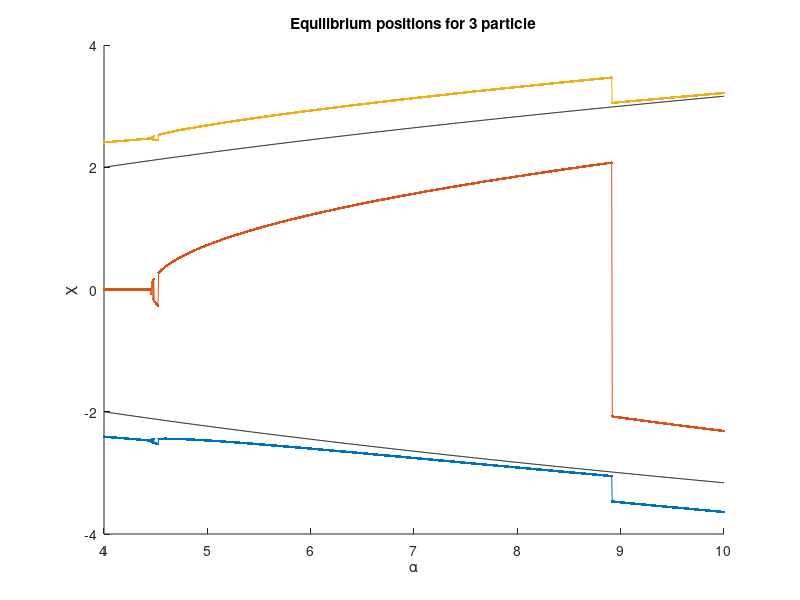
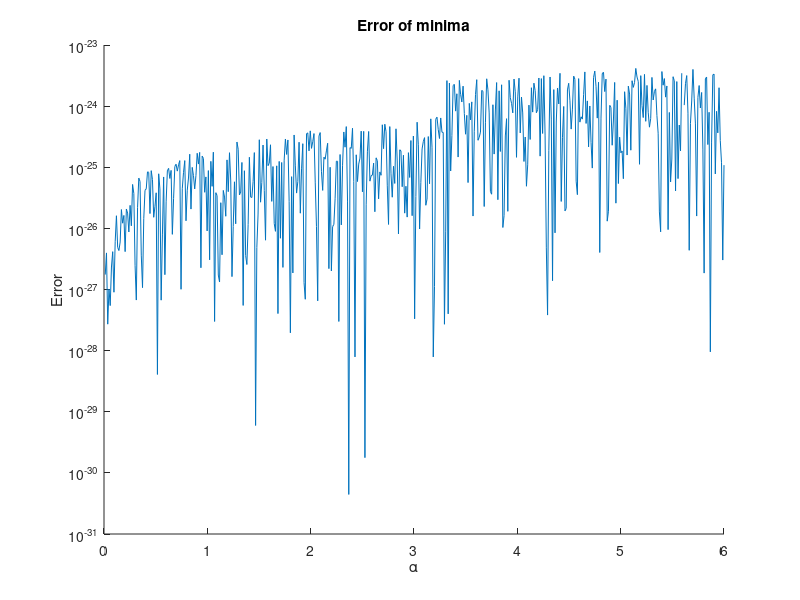

These figures' MATLAB source, in order: (Note: this script raises an error after producing the figures.)
%% 1 particle

clc
clear all

N = 500;
alpha = linspace(0, 6, N);

Eq_pos_3 = [];

for i = 1:N
    a = alpha(i);
    Potential = @(x) 0.25 * (x^2 - a)^2;
    % options = optimset('Display','iter','PlotFcns',@optimplotfval, 'TolFun', 1e-8, 'TolX', 1e-8);
    options = optimset('TolFun', 1e-12, 'TolX', 1e-12, 'MaxFunEvals', 10^6, 'MaxIter', 10^6);
    x_start = 0;
    [x0, fval0] = fminsearch(Potential, x_start, options);
    Eq_pos_3(i) = x0;
    Error(i)    = fval0;
end

disp('Done with 1 particle')

figure(1)
clf(figure(1))
hold on
title('Equilibrium positions for 1 particle')
xlabel('\alpha')
ylabel('\chi')
plot(alpha, Eq_pos_3, '.-')
plot(alpha, sqrt(alpha), 'o')
hold off

figure(2)
clf(figure(2))
hold on
title('Error of minima')
xlabel('\alpha')
ylabel('Error')
plot(alpha, Error)
set(gca, 'Yscale', 'log')
hold off

%% 2 particles

clc
clear all

N = 1000;
alpha = linspace(4, 10, N);
eta = 20;

Eq_pos_3 = [];

for i = 1:N
    a = alpha(i);
    Potential = @(x) 0.25 * (x(1)^2 - a)^2 + 0.25 * (x(2)^2 - a)^2 + 0.25 * (x(3)^2 - a)^2 + eta/abs(x(1) - x(2)) + eta/abs(x(1) - x(3)) + eta/abs(x(2) - x(3));
    % options = optimset('Display','iter','PlotFcns',@optimplotfval, 'TolFun', 1e-8, 'TolX', 1e-8);
   options = optimset('TolFun', 1e-12, 'TolX', 1e-12, 'MaxFunEvals', 10^6, 'MaxIter', 10^6);
    x_start = [-sqrt(a)-1 -sqrt(a)+1 sqrt(a)];
    [x0, fval0] = fminsearch(Potential, x_start, options);
    Eq_pos_3(i, :) = x0;
    FuncVal = fval0;
end

disp('Done with 3 particle')

figure(1)
clf(figure(1))
hold on
title('Equilibrium positions for 3 particle')
xlabel('\alpha')
ylabel('\chi')
plot(alpha, Eq_pos_3(:, 1), '.-')
plot(alpha, Eq_pos_3(:, 2), '.-')
plot(alpha, Eq_pos_3(:, 3), '.-')
plot(alpha, sqrt(alpha), 'k')
plot(alpha, -sqrt(alpha), 'k')
yline(0)
hold off

%% 5 Particles

clc
clear all

N = 500;
alpha = linspace(7.5, 15, N);
eta = 20;

Eq_pos_5 = [];

for i = 1:N
    a = alpha(i);
    Potential = @(x) 0.25 * ((x(1)^2 - a)^2 + (x(2)^2 - a)^2 + (x(3)^2 - a)^2 + (x(4)^2 - a)^2 + (x(5)^2 - a)^2) + eta * (1/abs(x(1) - x(2)) + 1/abs(x(1) - x(3)) + 1/abs(x(1) - x(4)) + 1/abs(x(1) - x(5)) + 1/abs(x(2) - x(3)) + 1/abs(x(2) - x(4)) + 1/abs(x(2) - x(5)) + 1/abs(x(3) - x(4)) + 1/abs(x(3) - x(5)) + 1/abs(x(4) - x(5)));
    % options = optimset('Display','iter','PlotFcns',@optimplotfval, 'TolFun', 1e-8, 'TolX', 1e-8);
    options = optimset('TolFun', 1e-12, 'TolX', 1e-12, 'MaxFunEvals', 10^6, 'MaxIter', 10^6);
    x_start = [-sqrt(a)-1 -sqrt(a)+0.5 -sqrt(a)+1 sqrt(a)-1 sqrt(a)+1];
    [x0, fval0] = fminsearch(Potential, x_start, options);
    Eq_pos_5(i, :) = sort(x0);
    FuncVal = fval0;
end

disp('Done with 5 particle')

figure(1)
clf(figure(1))
hold on
title('Equilibrium positions for 5 particle')
xlabel('\alpha')
ylabel('\chi')
plot(alpha, Eq_pos_5(:, 1), '.-')
plot(alpha, Eq_pos_5(:, 2), '.-')
plot(alpha, Eq_pos_5(:, 3), '.-')
plot(alpha, Eq_pos_5(:, 4), '.-')
plot(alpha, Eq_pos_5(:, 5), '.-')
plot(alpha, sqrt(alpha), 'k')
plot(alpha, -sqrt(alpha), 'k')
yline(0)
hold off

%% 7 particles

clc
clear all

N = 500;
alpha = linspace(10, 20, N);
eta = 20;

Eq_pos_5 = [];

for i = 1:N
    a = alpha(i);
    Potential = @(x) 0.25 * ((x(1)^2 - a)^2 + (x(2)^2 - a)^2 + (x(3)^2 - a)^2 + (x(4)^2 - a)^2 + (x(5)^2 - a)^2 + (x(6)^2 - a)^2 + (x(7)^2 - a)^2) + eta * (1/abs(x(1) - x(2)) + 1/abs(x(1) - x(3)) + 1/abs(x(1) - x(4)) + 1/abs(x(1) - x(5)) + 1/abs(x(1) - x(6)) + 1/abs(x(1) - x(7)) + 1/abs(x(2) - x(3)) + 1/abs(x(2) - x(4)) + 1/abs(x(2) - x(5)) + 1/abs(x(2) - x(6)) + 1/abs(x(2) - x(7)) + 1/abs(x(3) - x(4)) + 1/abs(x(3) - x(5)) + 1/abs(x(3) - x(6)) + 1/abs(x(3) - x(7)) + 1/abs(x(4) - x(5)) + 1/abs(x(4) - x(6)) + 1/abs(x(4) - x(7)) + 1/abs(x(5) - x(6)) + 1/abs(x(5) - x(7)) + 1/abs(x(6) - x(7)));
    % options = optimset('Display','iter','PlotFcns',@optimplotfval, 'TolFun', 1e-8, 'TolX', 1e-8);
    options = optimset('TolFun', 1e-12, 'TolX', 1e-12, 'MaxFunEvals', 10^6, 'MaxIter', 10^6);
    x_start = [-sqrt(a)-2 -sqrt(a) -sqrt(a)+1 - sqrt(a)+2 sqrt(a)-2 sqrt(a)-1 sqrt(a)+1];
    [x0, fval0] = fminsearch(Potential, x_start, options);
    Eq_pos_5(i, :) = sort(x0);
    FuncVal = fval0;
end

disp('Done with 5 particle')

figure(1)
clf(figure(1))
hold on
title('Equilibrium positions for 5 particle')
xlabel('\alpha')
ylabel('\chi')
plot(alpha, Eq_pos_5(:, 1), '.-')
plot(alpha, Eq_pos_5(:, 2), '.-')
plot(alpha, Eq_pos_5(:, 3), '.-')
plot(alpha, Eq_pos_5(:, 4), '.-')
plot(alpha, Eq_pos_5(:, 5), '.-')
plot(alpha, sqrt(alpha), 'k')
plot(alpha, -sqrt(alpha), 'k')
yline(0)
hold off
